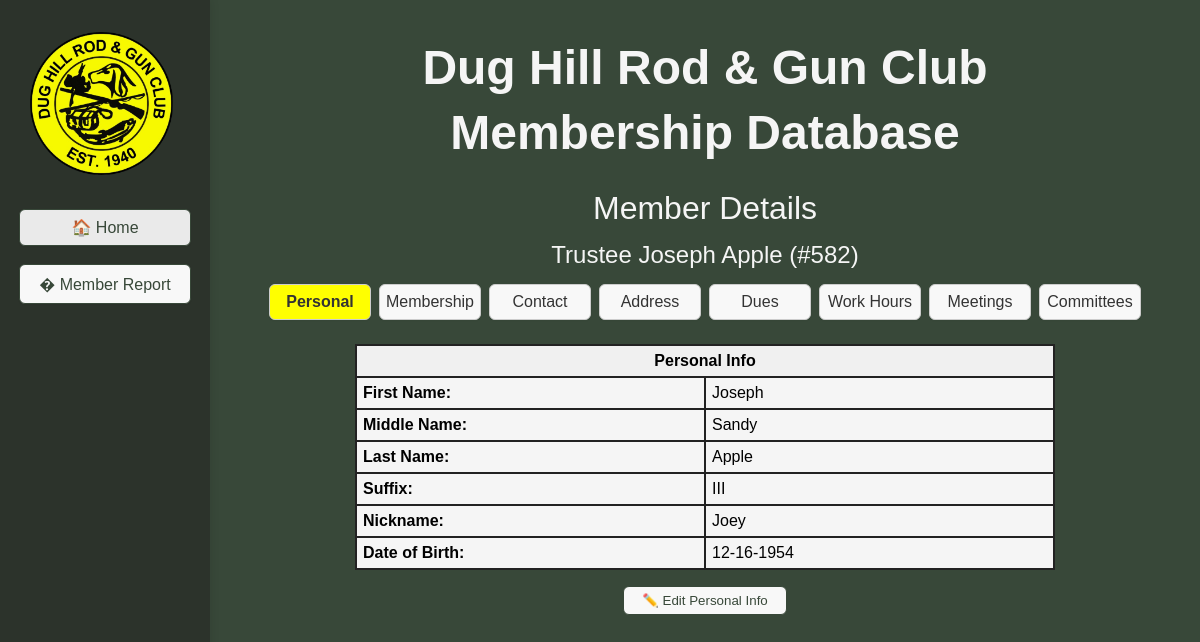
The app's page /member/10007, older data.
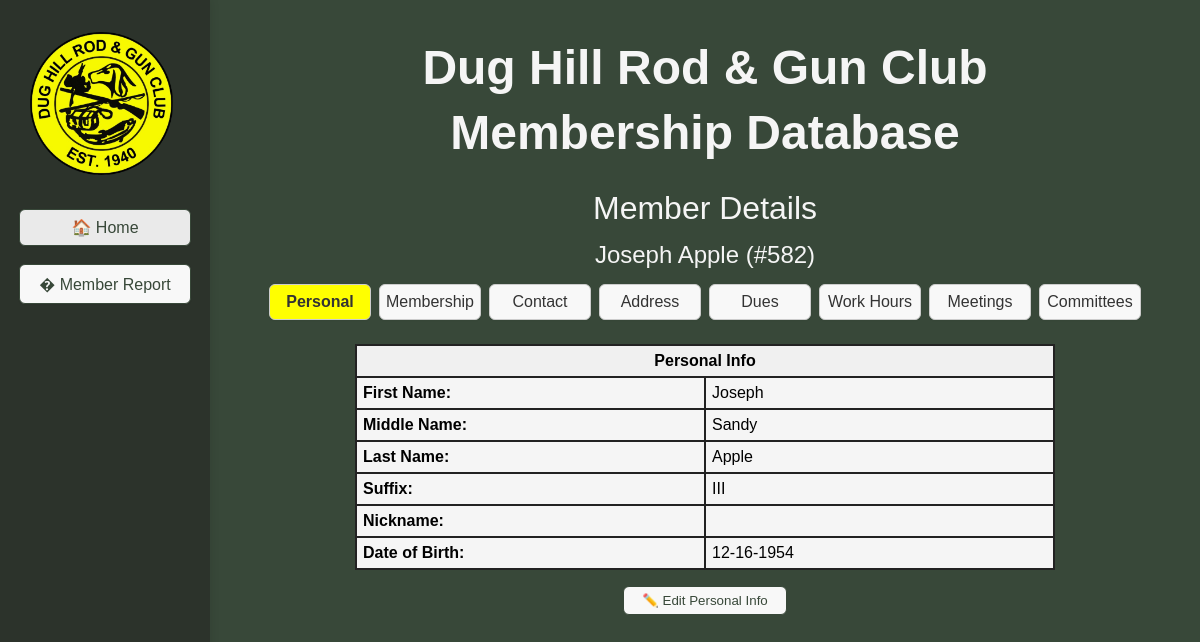
The same page, newer data.
### tables this page shows
CREATE TABLE roles (
    id INTEGER PRIMARY KEY AUTOINCREMENT,
    member_id INTEGER NOT NULL,
    position TEXT NOT NULL,        -- president, vice-president, treasurer, secretary, trustee
    term_start DATE,               -- start date of term
    term_end DATE,                 -- end date of term
    FOREIGN KEY(member_id) REFERENCES members(id)
);

CREATE TABLE members (
                id INTEGER PRIMARY KEY AUTOINCREMENT,
                badge_number TEXT,
                membership_type TEXT,
                first_name TEXT,
                last_name TEXT,
                dob TEXT,
                email TEXT,
                phone TEXT,
                address TEXT,
                city TEXT,
                state TEXT,
                zip TEXT,
                join_date TEXT,
                email2 TEXT,
                sponsor TEXT,
                card_internal TEXT,
                card_external TEXT,
                deleted INTEGER DEFAULT 0
            , phone2 TEXT, waiver INTEGER DEFAULT 0, middle_name TEXT DEFAULT '', nickname TEXT DEFAULT '', suffix TEXT DEFAULT '', deleted_on TEXT);

### DH_DB_Webapp/app.py (the view)
@app.route('/member/<int:member_id>')
def member_details(member_id):
	member = database.get_member_by_id(member_id)
	if not member:
		return "Member not found", 404
	member = dict(member) if member else None
	dues = database.get_dues_by_member(member_id)
	work_hours = database.get_work_hours_by_member(member_id)
	total_work_hours = sum(wh['hours'] for wh in work_hours)
	attendance = database.get_meeting_attendance(member_id)
	position = database.get_member_position(member_id)
	committees = database.get_member_committees(member_id)
	total_meetings = sum(1 for att in attendance if att['status'] in ['Attended', 'Exempt'])
	exclude_keys = {'member id', 'committee id', 'member_id', 'committee_id', 'notes'}
	committee_names = [k for k in committees.keys() if k.lower().replace('_', ' ') not in exclude_keys] if committees else []
	committee_display_names = {k: ' '.join(word.capitalize() for word in k.replace('_', ' ').split()) for k in committee_names}
	activity_display_names = {
		'general_maintenance': 'General Maintenance',
		'event_setup': 'Event Setup',
		'event_cleanup': 'Event Cleanup',
		'fundraising': 'Fundraising',
		'committee_work': 'Committee Work',
		'building_and_grounds': 'Building/Grounds',
		'gun_bingo_social_events': 'Gun Bingo/Social Events',
		'executive_committee': 'Executive',
		'other': 'Other'
	}
	import datetime
	current_year = datetime.datetime.now().year
	return render_template(
		'member_details.html',
		member=member,
		dues=dues,
		work_hours=work_hours,
		total_work_hours=total_work_hours,
		attendance=attendance,
		meetings=attendance,
		position=position,
		committees=committees,
		committee_names=committee_names,
		committee_display_names=committee_display_names,
		total_meetings=total_meetings,
		work_activity_display_names=activity_display_names,
		current_year=current_year
	)

### DH_DB_Webapp/app.py (called while the page is built)
def format_mmddyyyy(value):
    if not value:
        return ''
    try:
        from datetime import datetime
        dt = datetime.strptime(value, '%Y-%m-%d')
        return dt.strftime('%m-%d-%Y')
    except Exception:
        return value

### DH_DB_Webapp/database.py (called while the page is built)
def get_connection():
	conn = sqlite3.connect(DB_NAME)
	conn.row_factory = sqlite3.Row
	return conn

def get_member_by_id(member_id):
	conn = get_connection()
	c = conn.cursor()
	c.execute("SELECT * FROM members WHERE id=?", (member_id,))
	row = c.fetchone()
	conn.close()
	return row

def get_dues_by_member(member_id):
	conn = get_connection()
	c = conn.cursor()
	c.execute("SELECT * FROM dues WHERE member_id=? ORDER BY payment_date ASC", (member_id,))
	rows = c.fetchall()
	conn.close()
	return rows

def get_work_hours_by_member(member_id):
	conn = get_connection()
	c = conn.cursor()
	c.execute("SELECT * FROM work_hours WHERE member_id=? ORDER BY date ASC", (member_id,))
	rows = c.fetchall()
	conn.close()
	return rows

def get_meeting_attendance(member_id):
	conn = get_connection()
	c = conn.cursor()
	c.execute("SELECT * FROM meeting_attendance WHERE member_id=? ORDER BY meeting_date ASC", (member_id,))
	rows = c.fetchall()
	conn.close()
	return rows

### DH_DB_Webapp/templates/member_details.html (shortened to what the changed rows need)
<!DOCTYPE html>
<html>
<head>
</head>
<body style="background-color:#384839; font-family:Arial, Helvetica, sans-serif;">
	<div style="display:flex; flex-direction:row;">
		<div style="flex:1; margin-left:210px; display:flex; flex-direction:column; align-items:center;">
			<div style="display:flex; flex-direction:row; align-items:center; justify-content:center; margin-bottom:20px; width:100%;">
				<div style="text-align:center; width:100%;">
					<h1 style="margin-bottom:0.2em; color:#f5f5f5; font-size:3em;">Dug Hill Rod & Gun Club</h1>
					<h1 style="margin-top:0.2em; color:#f5f5f5; font-size:3em;">Membership Database</h1>
				</div>
			</div>
			<h2 style="margin-top:-0.7em; margin-bottom:0.2em; color:#f5f5f5; font-weight:normal; text-align:center; font-size:2em;">Member Details</h2>
			<h3 style="margin-top:0; margin-bottom:0.2em; color:#f5f5f5; font-weight:normal; text-align:center; font-size:1.5em;">
				{% if position and position['position'] %}
					{{ position['position'] }}
				{% endif %}
				{{ member['first_name'] }} {{ member['last_name'] }}
				{% if member['badge_number'] %}
					(#{{ member['badge_number'] }})
				{% endif %}
			</h3>
			<div class="tabbar" style="width:100%; max-width:700px; margin:auto;">
				<a href="#" class="tablink active" data-tab="personal" onclick="showTab(event, 'personal')">Personal</a>
				<a href="#" class="tablink" data-tab="membership" onclick="showTab(event, 'membership')">Membership</a>
				<a href="#" class="tablink" data-tab="contact" onclick="showTab(event, 'contact')">Contact</a>
				<a href="#" class="tablink" data-tab="address" onclick="showTab(event, 'address')">Address</a>
				<a href="#" class="tablink" data-tab="dues" onclick="showTab(event, 'dues')">Dues</a>
				<a href="#" class="tablink" data-tab="workhours" onclick="showTab(event, 'workhours')">Work Hours</a>
				<a href="#" class="tablink" data-tab="meetings" onclick="showTab(event, 'meetings')">Meetings</a>
				<a href="#" class="tablink" data-tab="committees" onclick="showTab(event, 'committees')">Committees</a>
			</div>
		<div id="tab-personal" class="tabcontent active">
		   <table border="1" cellpadding="6" cellspacing="0" style="margin:auto; width:100%; max-width:700px; table-layout:fixed; background-color:#f5f5f5; border-collapse:collapse; border:2px solid #222;">
			   <tr><th colspan="2" style="background:#f0f0f0; border:2px solid #222;">Personal Info</th></tr>
			   <tr><td style="border:2px solid #222;"><b>First Name:</b></td><td style="border:2px solid #222;">{{ member['first_name'] }}</td></tr>
			   <tr><td style="border:2px solid #222;"><b>Middle Name:</b></td><td style="border:2px solid #222;">{{ member['middle_name'] }}</td></tr>
			   <tr><td style="border:2px solid #222;"><b>Last Name:</b></td><td style="border:2px solid #222;">{{ member['last_name'] }}</td></tr>
			   <tr><td style="border:2px solid #222;"><b>Suffix:</b></td><td style="border:2px solid #222;">{{ member['suffix'] }}</td></tr>
			   <tr><td style="border:2px solid #222;"><b>Nickname:</b></td><td style="border:2px solid #222;">{{ member['nickname'] }}</td></tr>
			   <tr><td style="border:2px solid #222;"><b>Date of Birth:</b></td><td style="border:2px solid #222;">{{ member['dob']|format_mmddyyyy }}</td></tr>
		   </table>
		   <div style="display:flex; justify-content:center; align-items:center; margin-top:16px;">
		   </div>
	   </div>
	</div>
	   </div>

Row changes from the older to the newer data that the page shows:
no longer on this page (row edited): roles: position "Trustee"
changed members "Joseph": nickname "Joey" → (not shown)
